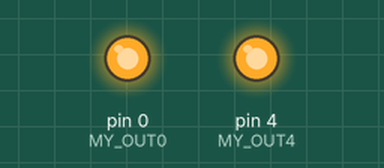
Simulated run of this sketch. Board: Arduino Uno, built with avr-gcc and run on an emulated ATmega328P. Parts: output pins drawn as LEDs (lit = HIGH).

Above: at 0.1 s.
At 1.1 s:
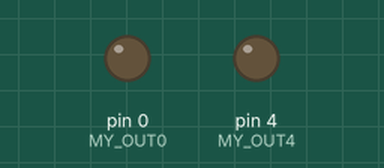
Timing chart, 0 to 3.0 s (numbered marks = the images above):
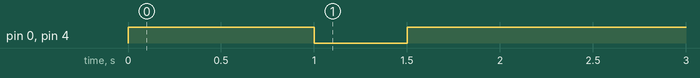

Measured:
- by itself, pin 0 (MY_OUT0), pin 4 (MY_OUT4): LOW → HIGH at 0.00 s, → LOW 1.0 s later, → HIGH 0.50 s later

The sketch:

arvid_start.ino
```cpp
/*
Arvid start - automatic Arvid power button press.

This code lowers the output on pins 4 and 0 to Ground ~ 1 second after the startup.
Then it waits ~ 0.5 seconds (simulaing pressed Start button) and go back
high again to 5V.

*/
#define MY_OUT4 4
#define MY_OUT0 0

int state = 0;

// the setup function runs once when you press reset or power the board
void setup() {
  // initialize digital pin LED_BUILTIN as an output.
  pinMode(MY_OUT4, OUTPUT);
  pinMode(MY_OUT0, OUTPUT);
}

// the loop function runs over and over again forever
void loop() {
  if (state == 1) {
    digitalWrite(MY_OUT4, LOW);    // turn the output off by making the voltage LOW
    digitalWrite(MY_OUT0, LOW);
    delay(500);
  } else {
    digitalWrite(MY_OUT4, HIGH);   // turn the output on (HIGH is the voltage level)
    digitalWrite(MY_OUT0, HIGH);
    delay(1000);                       // wait for a second
  }
  if (state < 3) {
    state++;
  }
}
```
